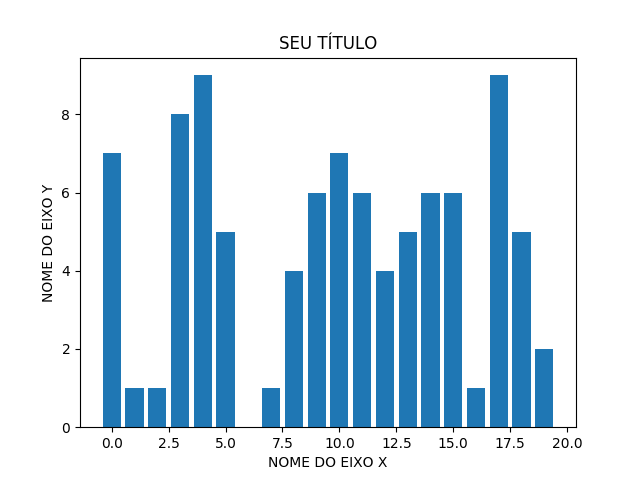

Source code (Python):
import matplotlib.pyplot as plt

def grafico(x, y):
  plt.bar(x, y)
  plt.title('SEU TÍTULO')
  plt.xlabel('NOME DO EIXO X')
  plt.ylabel('NOME DO EIXO Y')
  plt.savefig('barras.png')
  plt.close()